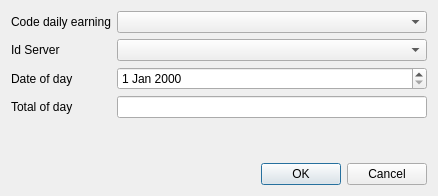
<?xml version="1.0" encoding="UTF-8"?>
<ui version="4.0">
 <class>UpdateRecetteDialog</class>
 <widget class="QDialog" name="UpdateRecetteDialog">
  <property name="geometry">
   <rect>
    <x>0</x>
    <y>0</y>
    <width>438</width>
    <height>196</height>
   </rect>
  </property>
  <property name="windowTitle">
   <string>Dialog</string>
  </property>
  <layout class="QVBoxLayout" name="verticalLayout">
   <item>
    <layout class="QFormLayout" name="formLayout">
     <item row="0" column="0">
      <widget class="QLabel" name="label">
       <property name="text">
        <string>Code daily earning</string>
       </property>
      </widget>
     </item>
     <item row="1" column="0">
      <widget class="QLabel" name="label_2">
       <property name="text">
        <string>Id Server</string>
       </property>
      </widget>
     </item>
     <item row="2" column="0">
      <widget class="QLabel" name="label_3">
       <property name="text">
        <string>Date of day</string>
       </property>
      </widget>
     </item>
     <item row="3" column="0">
      <widget class="QLabel" name="label_4">
       <property name="text">
        <string>Total of day</string>
       </property>
      </widget>
     </item>
     <item row="0" column="1">
      <widget class="QComboBox" name="comboBox"/>
     </item>
     <item row="1" column="1">
      <widget class="QComboBox" name="comboBox_2"/>
     </item>
     <item row="3" column="1">
      <widget class="QLineEdit" name="lineEdit"/>
     </item>
     <item row="2" column="1">
      <widget class="QDateEdit" name="dateEdit"/>
     </item>
    </layout>
   </item>
   <item>
    <widget class="QDialogButtonBox" name="buttonBox">
     <property name="orientation">
      <enum>Qt::Horizontal</enum>
     </property>
     <property name="standardButtons">
      <set>QDialogButtonBox::Cancel|QDialogButtonBox::Ok</set>
     </property>
    </widget>
   </item>
  </layout>
 </widget>
 <resources/>
 <connections>
  <connection>
   <sender>buttonBox</sender>
   <signal>accepted()</signal>
   <receiver>UpdateRecetteDialog</receiver>
   <slot>accept()</slot>
   <hints>
    <hint type="sourcelabel">
     <x>248</x>
     <y>254</y>
    </hint>
    <hint type="destinationlabel">
     <x>157</x>
     <y>274</y>
    </hint>
   </hints>
  </connection>
  <connection>
   <sender>buttonBox</sender>
   <signal>rejected()</signal>
   <receiver>UpdateRecetteDialog</receiver>
   <slot>reject()</slot>
   <hints>
    <hint type="sourcelabel">
     <x>316</x>
     <y>260</y>
    </hint>
    <hint type="destinationlabel">
     <x>286</x>
     <y>274</y>
    </hint>
   </hints>
  </connection>
 </connections>
</ui>
